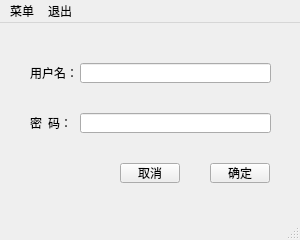
<?xml version="1.0" encoding="UTF-8"?>
<ui version="4.0">
 <class>MainWindow</class>
 <widget class="QMainWindow" name="MainWindow">
  <property name="geometry">
   <rect>
    <x>0</x>
    <y>0</y>
    <width>300</width>
    <height>240</height>
   </rect>
  </property>
  <property name="windowTitle">
   <string>带图标的UI</string>
  </property>
  <property name="windowIcon">
   <iconset>
    <normaloff>F:/图片/图标/rainbow.png</normaloff>F:/图片/图标/rainbow.png</iconset>
  </property>
  <widget class="QWidget" name="centralwidget">
   <property name="font">
    <font>
     <family>文泉驿微米黑</family>
    </font>
   </property>
   <widget class="QLabel" name="lb_username">
    <property name="geometry">
     <rect>
      <x>30</x>
      <y>40</y>
      <width>54</width>
      <height>20</height>
     </rect>
    </property>
    <property name="text">
     <string>用户名：</string>
    </property>
   </widget>
   <widget class="QLineEdit" name="le_username">
    <property name="geometry">
     <rect>
      <x>80</x>
      <y>40</y>
      <width>191</width>
      <height>20</height>
     </rect>
    </property>
   </widget>
   <widget class="QLabel" name="lb_password">
    <property name="geometry">
     <rect>
      <x>30</x>
      <y>90</y>
      <width>54</width>
      <height>20</height>
     </rect>
    </property>
    <property name="layoutDirection">
     <enum>Qt::LeftToRight</enum>
    </property>
    <property name="text">
     <string>密  码：</string>
    </property>
   </widget>
   <widget class="QLineEdit" name="le_password">
    <property name="geometry">
     <rect>
      <x>80</x>
      <y>90</y>
      <width>191</width>
      <height>20</height>
     </rect>
    </property>
   </widget>
   <widget class="QPushButton" name="pbt_cancle">
    <property name="geometry">
     <rect>
      <x>120</x>
      <y>140</y>
      <width>60</width>
      <height>20</height>
     </rect>
    </property>
    <property name="text">
     <string>取消</string>
    </property>
    <property name="icon">
     <iconset>
      <normaloff>F:/图片/图标/cancel.png</normaloff>F:/图片/图标/cancel.png</iconset>
    </property>
   </widget>
   <widget class="QPushButton" name="pbt_okay">
    <property name="geometry">
     <rect>
      <x>210</x>
      <y>140</y>
      <width>60</width>
      <height>20</height>
     </rect>
    </property>
    <property name="text">
     <string>确定</string>
    </property>
    <property name="icon">
     <iconset>
      <normaloff>F:/图片/图标/okay.png</normaloff>F:/图片/图标/okay.png</iconset>
    </property>
   </widget>
  </widget>
  <widget class="QMenuBar" name="menubar">
   <property name="geometry">
    <rect>
     <x>0</x>
     <y>0</y>
     <width>300</width>
     <height>23</height>
    </rect>
   </property>
   <widget class="QMenu" name="menu">
    <property name="title">
     <string>菜单</string>
    </property>
    <addaction name="act_create"/>
    <addaction name="act_exit"/>
   </widget>
   <widget class="QMenu" name="menu_2">
    <property name="title">
     <string>退出</string>
    </property>
    <addaction name="act_exit2"/>
   </widget>
   <addaction name="menu"/>
   <addaction name="menu_2"/>
  </widget>
  <widget class="QStatusBar" name="statusbar"/>
  <action name="act_create">
   <property name="icon">
    <iconset>
     <normaloff>F:/图片/图标/create.png</normaloff>F:/图片/图标/create.png</iconset>
   </property>
   <property name="text">
    <string>新文件</string>
   </property>
  </action>
  <action name="act_exit">
   <property name="icon">
    <iconset>
     <normaloff>F:/图片/图标/exit.png</normaloff>F:/图片/图标/exit.png</iconset>
   </property>
   <property name="text">
    <string>退出</string>
   </property>
   <property name="statusTip">
    <string>点击退出应用程序</string>
   </property>
  </action>
  <action name="act_exit2">
   <property name="icon">
    <iconset>
     <normaloff>F:/图片/图标/exit2.png</normaloff>F:/图片/图标/exit2.png</iconset>
   </property>
   <property name="text">
    <string>退出</string>
   </property>
  </action>
 </widget>
 <resources/>
 <connections>
  <connection>
   <sender>pbt_cancle</sender>
   <signal>clicked()</signal>
   <receiver>le_password</receiver>
   <slot>clear()</slot>
   <hints>
    <hint type="sourcelabel">
     <x>149</x>
     <y>172</y>
    </hint>
    <hint type="destinationlabel">
     <x>175</x>
     <y>122</y>
    </hint>
   </hints>
  </connection>
  <connection>
   <sender>act_exit</sender>
   <signal>triggered()</signal>
   <receiver>MainWindow</receiver>
   <slot>close()</slot>
   <hints>
    <hint type="sourcelabel">
     <x>-1</x>
     <y>-1</y>
    </hint>
    <hint type="destinationlabel">
     <x>149</x>
     <y>119</y>
    </hint>
   </hints>
  </connection>
 </connections>
</ui>
